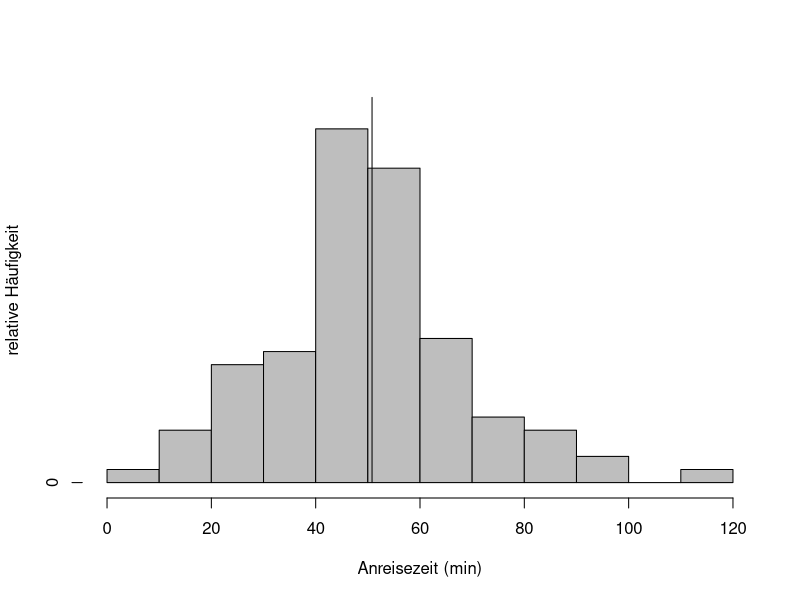
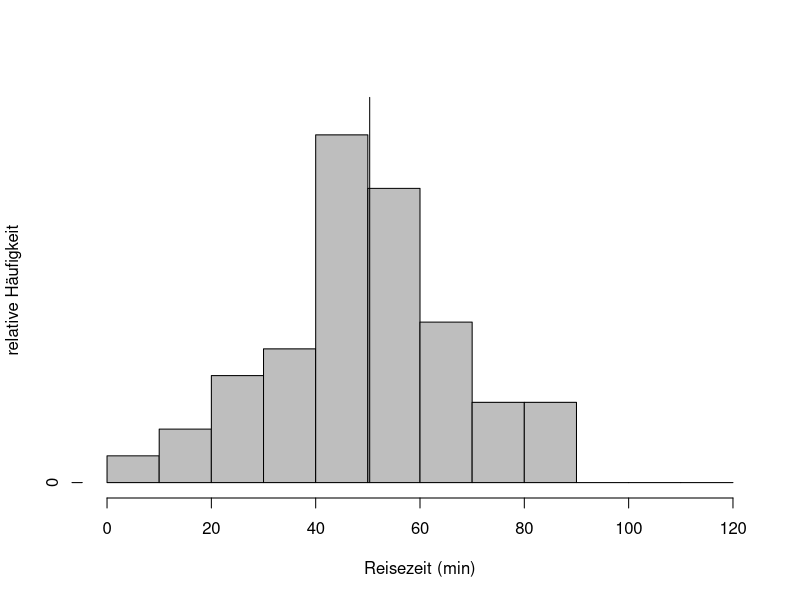
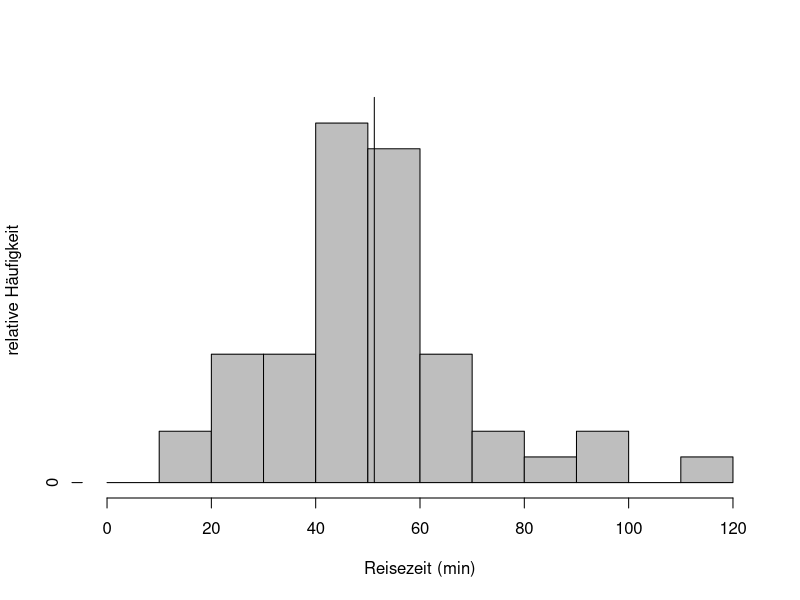
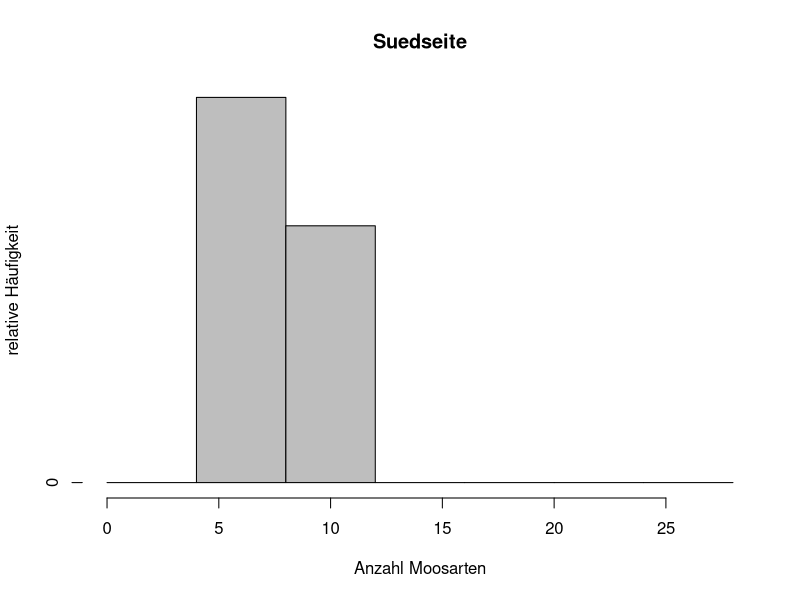
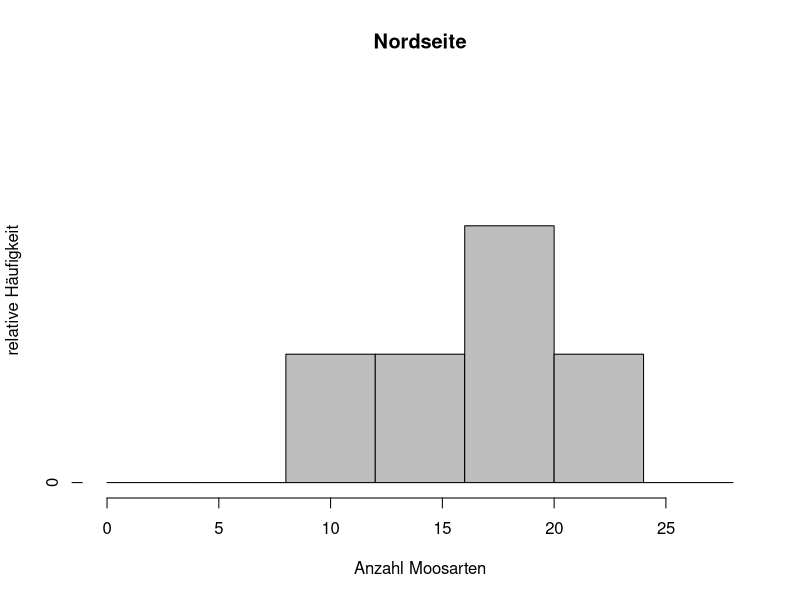
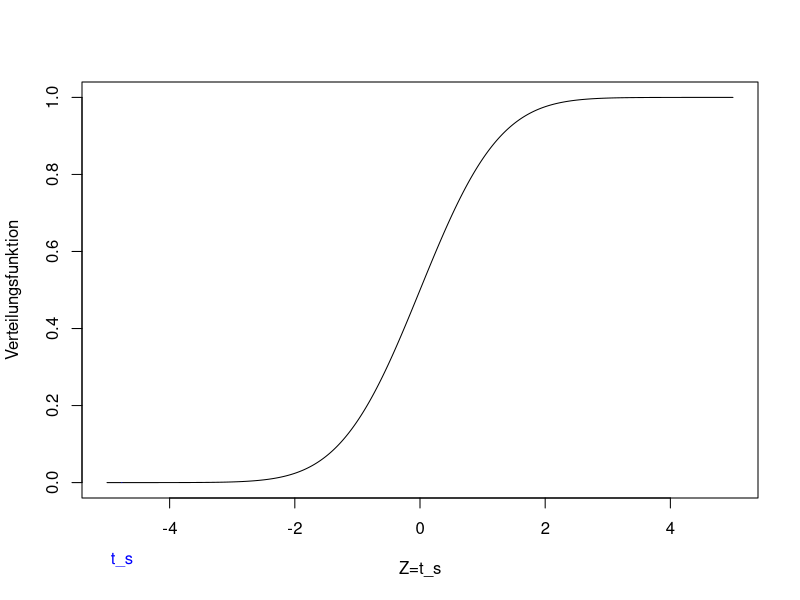
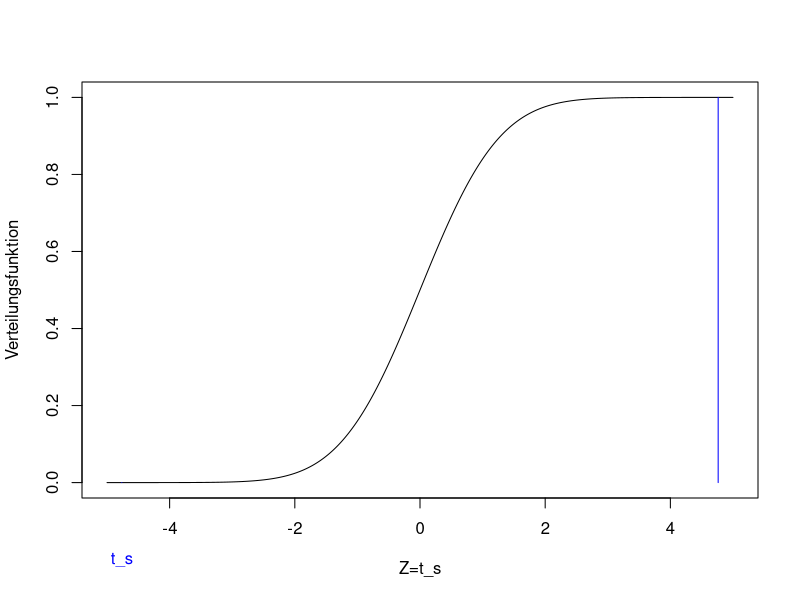
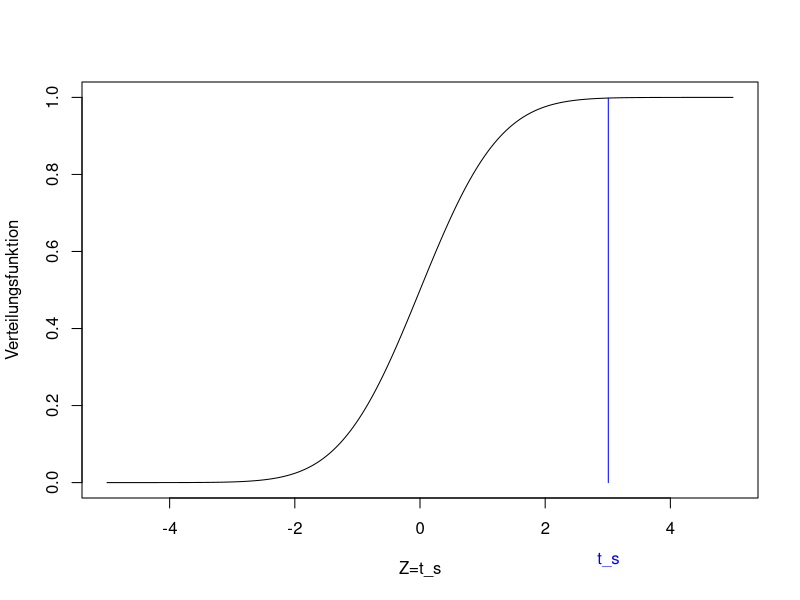

Here is the R script that generated these plots, in order:
## ---- chunk 1
# Paket laden, das für das Einlesen von xlsx gebraucht wird
library("readxl")
# Daten einlesen
reisedat19 <- read_excel("data/Reisedaten.xlsx", na = "-999")
# in data.frame umwandeln
reisedat19 <- as.data.frame(reisedat19)
# Spalten umbenennen
names(reisedat19) <- c('x', 't')
# Histogramm berechnen ohne Output
h <- hist(reisedat19$t, breaks = seq(0, 120, 10), plot = FALSE)
# absolute in relative Häufigkeiten umrechnen
h$counts <- h$counts / sum(h$counts)
# Histogrammdaten plotten
plot(h, freq = TRUE, col = "gray", ylim = c(0,0.3),
     main = "", xlab = "Anreisezeit (min)", ylab = "relative Häufigkeit")
lines(c(1,1)*mean(reisedat19$t, na.rm=TRUE), c(0, 0.3), col='black')
## ---- chunk 2
# "seed" waehlen, so dass Zufallszahlen reproduziert werden koennen
set.seed(20210105)
# zufaellig die Haelfte der Reisezeitdaten von 2019 auswaehlen
loc <- sample(seq(1,122,1), 61, replace = FALSE)
# Teilstichprobe 1
t1 <- reisedat19$t[loc]
# Teilstichprobe 2 (Komplementaermenge)
t2 <- reisedat19$t[!is.element(seq(1,122,1),loc)]
# Histogramme
h1 <- hist(t1, breaks = seq(0, 120, 10), plot = FALSE)
h1$counts <- h1$counts / sum(h1$counts)
plot(h1, freq = TRUE, col = "gray", ylim = c(0,0.3),
     main = "", xlab = "Reisezeit (min)", ylab = "relative Häufigkeit")
lines(c(1,1)*mean(t1, na.rm=TRUE), c(0, 0.3), col='black')
h2 <- hist(t2, breaks = seq(0, 120, 10), plot = FALSE)
h2$counts <- h2$counts / sum(h2$counts)
plot(h2, freq = TRUE, col = "gray", ylim = c(0,0.3),
     main = "", xlab = "Reisezeit (min)", ylab = "relative Häufigkeit")
lines(c(1,1)*mean(t2, na.rm=TRUE), c(0, 0.3), col='black')
## ---- chunk 3
# Daten aus Dormannn (2013), S. 190
moosdat = data.frame(s=c(5,8,7,9,9), n=c(12,23,15,18,20))
# Histogramme
hs <- hist(moosdat$s, breaks = seq(0, 28, 4), plot = FALSE)
hs$counts <- hs$counts / sum(hs$counts)
plot(hs, freq = TRUE, col = "gray", ylim = c(0,0.6),
     main = "Suedseite", xlab = "Anzahl Moosarten", ylab = "relative Häufigkeit")
hn <- hist(moosdat$n, breaks = seq(0, 28, 4), plot = FALSE)
hn$counts <- hn$counts / sum(hn$counts)
plot(hn, freq = TRUE, col = "gray", ylim = c(0,0.6),
     main = "Nordseite", xlab = "Anzahl Moosarten", ylab = "relative Häufigkeit")
## ---- chunk 4
# Mittelwert
# na.rm=TRUE ignoriert NAs
xbar <- mean(reisedat19$t, na.rm=TRUE)
xbar
# Vergleichswert
mu0 <- 60
# Standardabweichung
# na.rm=TRUE ignoriert NAs
s <- sd(reisedat19$t, na.rm=TRUE)
s
# Stichprobenumfang
# !is.na(reisedat19$t) verweist auf die Werte, die nicht NA sind
n <- length(reisedat19$t[!is.na(reisedat19$t)])
n
# Teststatistik
ts <- (xbar - mu0)/s*sqrt(n)
ts
## ---- chunk 5
plot(seq(-5,5,0.01), pt(seq(-5,5,0.01), n-1), ylim=c(0,1), type='l',
     xlab='Z=t_s', ylab='Verteilungsfunktion')
lines(c(1, 1)*ts, c(0, pt(ts, n-1)), col='blue')
text(ts,-0.2,"t_s", col="blue", xpd=TRUE)
## ---- chunk 6
pt(ts, n-1)
## ---- chunk 7
plot(seq(-5,5,0.01), pt(seq(-5,5,0.01), n-1), ylim=c(0,1), type='l',
     xlab='Z=t_s', ylab='Verteilungsfunktion')
lines(c(1, 1)*ts, c(0, pt(ts, n-1)), col='blue')
lines(c(1, 1)*(-ts), c(0, pt(-ts, n-1)), col='blue')
text(ts,-0.2,"t_s", col="blue", xpd=TRUE)
## ---- chunk 8
2*(1-pt(abs(ts),n-1))
## ---- chunk 9
ts <- (xbar - 45)/s*sqrt(n)
ts
## ---- chunk 10
plot(seq(-5,5,0.01), pt(seq(-5,5,0.01), n-1), ylim=c(0,1), type='l',
     xlab='Z=t_s', ylab='Verteilungsfunktion')
lines(c(1, 1)*ts, c(0, pt(ts, n-1)), col='blue')
text(ts,-0.2,"t_s", col="blue", xpd=TRUE)
## ---- chunk 11
1-pt(ts, n-1)
